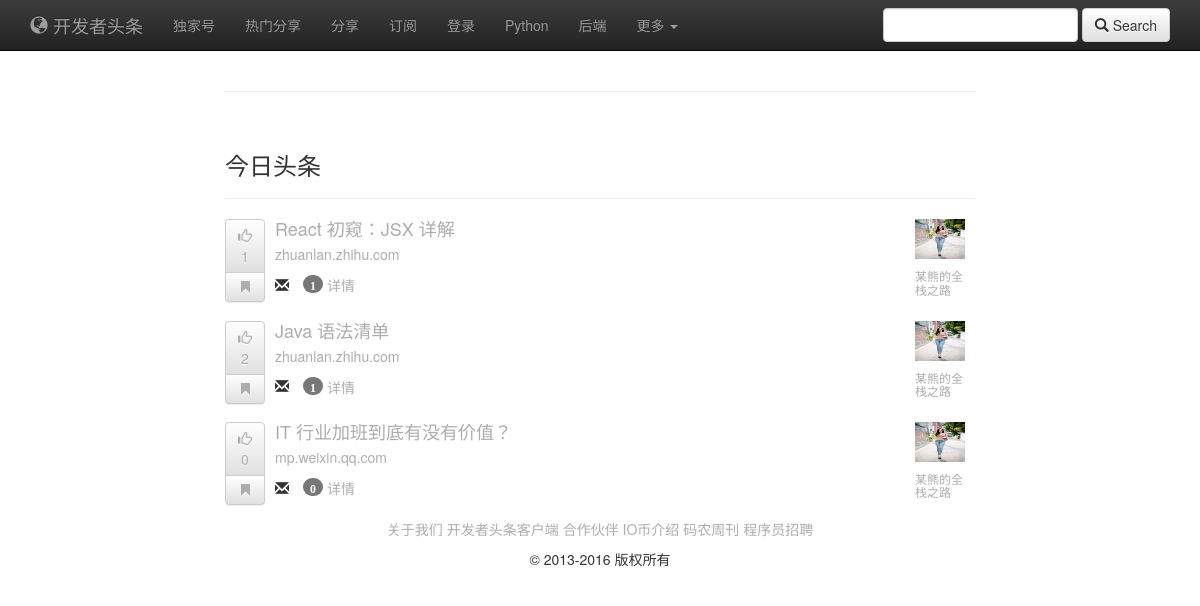
The page / on the database its author committed.
### post/models.py (models this page shows, shortened)
class Article(models.Model):
    title = models.CharField(max_length=200)
    url = models.URLField(max_length=100)
    public_signal = models.ForeignKey(PublicSignal)
    created_time = models.DateTimeField(auto_now_add=True)
    short_url = models.CharField(max_length=50, blank=True)
    creator = models.ForeignKey(NewUser)
    tags = models.ManyToManyField(Tag)
    collections = models.ForeignKey('Collection', blank=True)
    summary = models.TextField(blank=True)
    class Mate:
        ordering = ['-created_time']

class PublicSignal(models.Model):
    name = models.CharField(max_length=100)
    creator = models.ForeignKey(NewUser)
    created_time = models.DateTimeField(auto_now_add=True)
    head_image = models.ImageField(upload_to='photos')
    desc = models.CharField(max_length=200, blank=True)
    def __unicode__(self):
        return self.name

### post/views.py (the view)
# urls.py: url(r'^$', views.index, name='index'),
def index(request):
    article_list = Article.objects.all()
    context = {'article_list': article_list}
    return render(request, 'index.html', context)

### post/templates/index.html (shortened to what this page needs)
{% extends 'base.html' %}
{% block body %}
<h3 class="date">
                <span>今日头条</span>
</h3>
<hr>
<ul class="media-list">
{% for article in article_list %}
  <li class="media">
    <div class="media-left">
      <div class="btn-group-vertical upvote " >
            <a class="btn btn-default like-button"  href="{% url 'poll' article.id %}"> <span class="glyphicon glyphicon-thumbs-up"></span><br><span>{{ article.poll_set.all.count }}</span></a>
            <a class="btn btn-default btn-sm favorite-button" href="{% url 'collection' article.id %}"><span class="glyphicon glyphicon-bookmark"></span> </a>
        </div>
    </div>
    <div class="media-body">
        <h4 class="media-heading"><a href="{{ article.url }}">{{ article.title }}</a></h4>
        <div class="post-content clearfix">
            <a href="{{ article.url }}"><p>{{ article.short_url }}</p></a>
            <span class="glyphicon glyphicon-envelope"><a href="{% url 'article_detail' article.id %}"> <span class="badge">{{ article.comment_set.count }} </span></a></span>
            <a href="{% url 'article_detail' article.id %}">详情</a>
        </div>
    </div>
    <div class="media-right">
        <div class="meida">
            <div class="media-left">
                <a href="{% url 'publicSignal' article.public_signal_id %}"><img class="media-object" src="{{ article.public_signal.head_image.url }}" alt="..." width="50" height="40">
                <h6>
                    <a href="{% url 'publicSignal' article.public_signal_id %}"><span>{{ article.public_signal }}</span></a
                </h6>
                </a>
            </div>
        </div>
    </div>
  </li>
{% endfor %}
</ul>
{% endblock %}

### post/templates/base.html (style rules this page uses)
a:link { text-decoration: none; color:#ADADAD; }

### rows shown on the page
Article: poll_set.all.count "1", title "React 初窥：JSX 详解", short_url "zhuanlan.zhihu.com", comment_set.count "1", public_signal.head_image (picture), public_signal "某熊的全栈之路"
Article: poll_set.all.count "2", title "Java 语法清单", short_url "zhuanlan.zhihu.com", comment_set.count "1", public_signal.head_image (picture), public_signal "某熊的全栈之路"
Article: poll_set.all.count "0", title "IT 行业加班到底有没有价值？", short_url "mp.weixin.qq.com", comment_set.count "0", public_signal.head_image (picture), public_signal "某熊的全栈之路"
